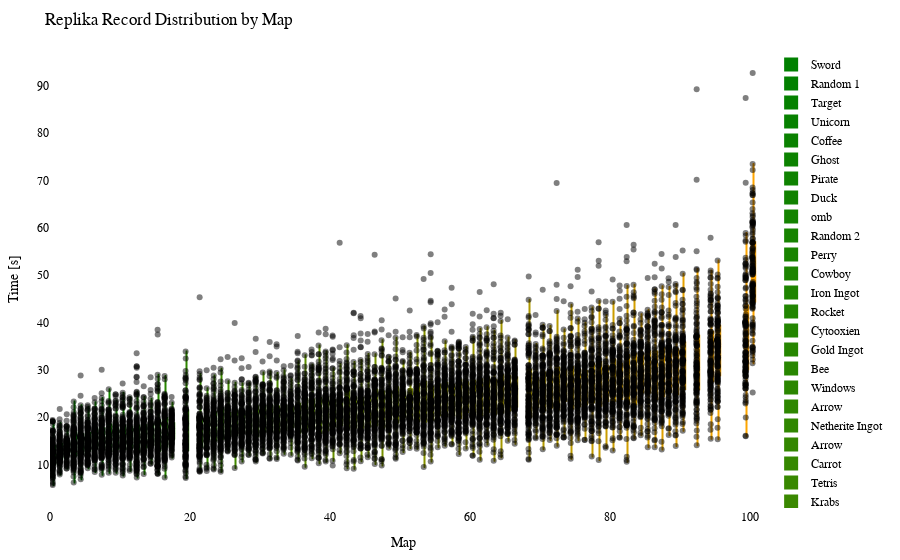

Notebook source saved alongside this figure:
### Code cell
import plotly.graph_objects as go
import plotly.io as pio
from matplotlib.colors import LinearSegmentedColormap, to_hex

df = getRecordsDataframe(minigame="Replika")

# sort df columns by mean value 
df = df.reindex(df.mean().sort_values().index, axis=1)

# drop sum column
df = df.drop(columns=["Sum"])

# replace 25 with NaN
df = df.replace(25, np.nan)

# remove "ms " from column names
df.columns = df.columns.str.replace('ms ', '')

# Exclude the first column (assuming it's the column you don't want to include)
df_to_html = df.iloc[:, 1:]

# Calculate the offset for centering the data points
num_columns = len(df_to_html.columns)
offset = 0.5

# Create a green to orange gradient
cmap = LinearSegmentedColormap.from_list("green_orange", ["green", "orange"])
colors = [to_hex(cmap(i / (num_columns - 1))) for i in range(num_columns)]

# Create a Swarm plot using Plotly
fig = go.Figure()

for i, (column, color) in enumerate(zip(df_to_html.columns, colors)):
    x_values = [i + offset] * len(df_to_html[column])  # Adjust x-values with offset for horizontal centering
    fig.add_trace(go.Box(x=x_values,
                         y=df_to_html[column],
                         name=column,
                         boxpoints='all',
                         pointpos=-0.5,  # Adjust point position to prevent overlapping
                         marker=dict(color='rgba(0,0,0,0.5)', size=6),  # Adjust marker color and size
                         line=dict(color=color),
                         fillcolor=color,
                         hovertext=df_to_html.index,
                         hoverinfo='name+text+y',
                         showlegend=True))

fig.update_layout(title="Replika Record Distribution by Map",
                  xaxis=dict(title="Map"),
                  yaxis=dict(title="Time [s]"),
                  showlegend=True,
                  font=dict(family="Arial", size=12, color="black"),  # Customize font
                  plot_bgcolor="white",  # Set background color
                  margin=dict(l=50, r=50, t=50, b=50),  # Adjust margins for better layout
                  )

# Show the figure
fig.show()

# Export the plot to an HTML file
pio.write_html(fig, "out/repl_swarm_plot.html")

### Figure 1 — Plotly figure (JSON) as saved in the notebook; plotly's stock layout.template omitted (floating-point values rounded to 4 significant figures; data arrays with more than 128 entries replaced by an {"elided": "..."} marker saying what was removed)
{"data": [{"boxpoints": "all", "fillcolor": "#008000", "hoverinfo": "name+text+y", "hovertext": {"elided": "212 str values"}, "line": {"color": "#008000"}, "marker": {"color": "rgba(0,0,0,0.5)", "size": 6}, "name": "Sword", "pointpos": -0.5, "showlegend": true, "type": "box", "x": {"elided": "212 float values"}, "y": {"elided": "212 float values"}}, {"boxpoints": "all", "fillcolor": "#028000", "hoverinfo": "name+text+y", "hovertext": {"elided": "212 str values"}, "line": {"color": "#028000"}, "marker": {"color": "rgba(0,0,0,0.5)", "size": 6}, "name": "Random 1", "pointpos": -0.5, "showlegend": true, "type": "box", "x": {"elided": "212 float values"}, "y": {"elided": "212 float values"}}, {"boxpoints": "all", "fillcolor": "#058100", "hoverinfo": "name+text+y", "hovertext": {"elided": "212 str values"}, "line": {"color": "#058100"}, "marker": {"color": "rgba(0,0,0,0.5)", "size": 6}, "name": "Target", "pointpos": -0.5, "showlegend": true, "type": "box", "x": {"elided": "212 float values"}, "y": {"elided": "212 float values"}}, {"boxpoints": "all", "fillcolor": "#078100", "hoverinfo": "name+text+y", "hovertext": {"elided": "212 str values"}, "line": {"color": "#078100"}, "marker": {"color": "rgba(0,0,0,0.5)", "size": 6}, "name": "Unicorn", "pointpos": -0.5, "showlegend": true, "type": "box", "x": {"elided": "212 float values"}, "y": {"elided": "212 float values"}}, {"boxpoints": "all", "fillcolor": "#0a8100", "hoverinfo": "name+text+y", "hovertext": {"elided": "212 str values"}, "line": {"color": "#0a8100"}, "marker": {"color": "rgba(0,0,0,0.5)", "size": 6}, "name": "Coffee", "pointpos": -0.5, "showlegend": true, "type": "box", "x": {"elided": "212 float values"}, "y": {"elided": "212 float values"}}, {"boxpoints": "all", "fillcolor": "#0c8200", "hoverinfo": "name+text+y", "hovertext": {"elided": "212 str values"}, "line": {"color": "#0c8200"}, "marker": {"color": "rgba(0,0,0,0.5)", "size": 6}, "name": "Ghost", "pointpos": -0.5, "showlegend": true, "type": "box", "x": {"elided": "212 float values"}, "y": {"elided": "212 float values"}}, {"boxpoints": "all", "fillcolor": "#0f8200", "hoverinfo": "name+text+y", "hovertext": {"elided": "212 str values"}, "line": {"color": "#0f8200"}, "marker": {"color": "rgba(0,0,0,0.5)", "size": 6}, "name": "Pirate", "pointpos": -0.5, "showlegend": true, "type": "box", "x": {"elided": "212 float values"}, "y": {"elided": "212 float values"}}, {"boxpoints": "all", "fillcolor": "#118200", "hoverinfo": "name+text+y", "hovertext": {"elided": "212 str values"}, "line": {"color": "#118200"}, "marker": {"color": "rgba(0,0,0,0.5)", "size": 6}, "name": "Duck", "pointpos": -0.5, "showlegend": true, "type": "box", "x": {"elided": "212 float values"}, "y": {"elided": "212 float values"}}, {"boxpoints": "all", "fillcolor": "#148300", "hoverinfo": "name+text+y", "hovertext": {"elided": "212 str values"}, "line": {"color": "#148300"}, "marker": {"color": "rgba(0,0,0,0.5)", "size": 6}, "name": "omb", "pointpos": -0.5, "showlegend": true, "type": "box", "x": {"elided": "212 float values"}, "y": {"elided": "212 float values"}}, {"boxpoints": "all", "fillcolor": "#178300", "hoverinfo": "name+text+y", "hovertext": {"elided": "212 str values"}, "line": {"color": "#178300"}, "marker": {"color": "rgba(0,0,0,0.5)", "size": 6}, "name": "Random 2", "pointpos": -0.5, "showlegend": true, "type": "box", "x": {"elided": "212 float values"}, "y": {"elided": "212 float values"}}, {"boxpoints": "all", "fillcolor": "#198400", "hoverinfo": "name+text+y", "hovertext": {"elided": "212 str values"}, "line": {"color": "#198400"}, "marker": {"color": "rgba(0,0,0,0.5)", "size": 6}, "name": "Perry", "pointpos": -0.5, "showlegend": true, "type": "box", "x": {"elided": "212 float values"}, "y": {"elided": "212 float values"}}, {"boxpoints": "all", "fillcolor": "#1c8400", "hoverinfo": "name+text+y", "hovertext": {"elided": "212 str values"}, "line": {"color": "#1c8400"}, "marker": {"color": "rgba(0,0,0,0.5)", "size": 6}, "name": "Cowboy", "pointpos": -0.5, "showlegend": true, "type": "box", "x": {"elided": "212 float values"}, "y": {"elided": "212 float values"}}, {"boxpoints": "all", "fillcolor": "#1e8400", "hoverinfo": "name+text+y", "hovertext": {"elided": "212 str values"}, "line": {"color": "#1e8400"}, "marker": {"color": "rgba(0,0,0,0.5)", "size": 6}, "name": "Iron Ingot", "pointpos": -0.5, "showlegend": true, "type": "box", "x": {"elided": "212 float values"}, "y": {"elided": "212 float values"}}, {"boxpoints": "all", "fillcolor": "#218500", "hoverinfo": "name+text+y", "hovertext": {"elided": "212 str values"}, "line": {"color": "#218500"}, "marker": {"color": "rgba(0,0,0,0.5)", "size": 6}, "name": "Rocket", "pointpos": -0.5, "showlegend": true, "type": "box", "x": {"elided": "212 float values"}, "y": {"elided": "212 float values"}}, {"boxpoints": "all", "fillcolor": "#238500", "hoverinfo": "name+text+y", "hovertext": {"elided": "212 str values"}, "line": {"color": "#238500"}, "marker": {"color": "rgba(0,0,0,0.5)", "size": 6}, "name": "Cytooxien", "pointpos": -0.5, "showlegend": true, "type": "box", "x": {"elided": "212 float values"}, "y": {"elided": "212 float values"}}, {"boxpoints": "all", "fillcolor": "#268600", "hoverinfo": "name+text+y", "hovertext": {"elided": "212 str values"}, "line": {"color": "#268600"}, "marker": {"color": "rgba(0,0,0,0.5)", "size": 6}, "name": "Gold Ingot", "pointpos": -0.5, "showlegend": true, "type": "box", "x": {"elided": "212 float values"}, "y": {"elided": "212 float values"}}, {"boxpoints": "all", "fillcolor": "#288600", "hoverinfo": "name+text+y", "hovertext": {"elided": "212 str values"}, "line": {"color": "#288600"}, "marker": {"color": "rgba(0,0,0,0.5)", "size": 6}, "name": "Bee", "pointpos": -0.5, "showlegend": true, "type": "box", "x": {"elided": "212 float values"}, "y": {"elided": "212 float values"}}, {"boxpoints": "all", "fillcolor": "#2b8600", "hoverinfo": "name+text+y", "hovertext": {"elided": "212 str values"}, "line": {"color": "#2b8600"}, "marker": {"color": "rgba(0,0,0,0.5)", "size": 6}, "name": "Windows", "pointpos": -0.5, "showlegend": true, "type": "box", "x": {"elided": "212 float values"}, "y": {"elided": "212 float values"}}, {"boxpoints": "all", "fillcolor": "#2e8700", "hoverinfo": "name+text+y", "hovertext": {"elided": "212 str values"}, "line": {"color": "#2e8700"}, "marker": {"color": "rgba(0,0,0,0.5)", "size": 6}, "name": "Arrow", "pointpos": -0.5, "showlegend": true, "type": "box", "x": {"elided": "212 float values"}, "y": {"elided": "212x2 float values"}}, {"boxpoints": "all", "fillcolor": "#308700", "hoverinfo": "name+text+y", "hovertext": {"elided": "212 str values"}, "line": {"color": "#308700"}, "marker": {"color": "rgba(0,0,0,0.5)", "size": 6}, "name": "Netherite Ingot", "pointpos": -0.5, "showlegend": true, "type": "box", "x": {"elided": "212 float values"}, "y": {"elided": "212 float values"}}, {"boxpoints": "all", "fillcolor": "#338700", "hoverinfo": "name+text+y", "hovertext": {"elided": "212 str values"}, "line": {"color": "#338700"}, "marker": {"color": "rgba(0,0,0,0.5)", "size": 6}, "name": "Arrow", "pointpos": -0.5, "showlegend": true, "type": "box", "x": {"elided": "212 float values"}, "y": {"elided": "212x2 float values"}}, {"boxpoints": "all", "fillcolor": "#358800", "hoverinfo": "name+text+y", "hovertext": {"elided": "212 str values"}, "line": {"color": "#358800"}, "marker": {"color": "rgba(0,0,0,0.5)", "size": 6}, "name": "Carrot", "pointpos": -0.5, "showlegend": true, "type": "box", "x": {"elided": "212 float values"}, "y": {"elided": "212 float values"}}, {"boxpoints": "all", "fillcolor": "#388800", "hoverinfo": "name+text+y", "hovertext": {"elided": "212 str values"}, "line": {"color": "#388800"}, "marker": {"color": "rgba(0,0,0,0.5)", "size": 6}, "name": "Tetris", "pointpos": -0.5, "showlegend": true, "type": "box", "x": {"elided": "212 float values"}, "y": {"elided": "212 float values"}}, {"boxpoints": "all", "fillcolor": "#3a8800", "hoverinfo": "name+text+y", "hovertext": {"elided": "212 str values"}, "line": {"color": "#3a8800"}, "marker": {"color": "rgba(0,0,0,0.5)", "size": 6}, "name": "Krabs", "pointpos": -0.5, "showlegend": true, "type": "box", "x": {"elided": "212 float values"}, "y": {"elided": "212 float values"}}, {"boxpoints": "all", "fillcolor": "#3d8900", "hoverinfo": "name+text+y", "hovertext": {"elided": "212 str values"}, "line": {"color": "#3d8900"}, "marker": {"color": "rgba(0,0,0,0.5)", "size": 6}, "name": "Poppy", "pointpos": -0.5, "showlegend": true, "type": "box", "x": {"elided": "212 float values"}, "y": {"elided": "212 float values"}}, {"boxpoints": "all", "fillcolor": "#408900", "hoverinfo": "name+text+y", "hovertext": {"elided": "212 str values"}, "line": {"color": "#408900"}, "marker": {"color": "rgba(0,0,0,0.5)", "size": 6}, "name": "Cookie", "pointpos": -0.5, "showlegend": true, "type": "box", "x": {"elided": "212 float values"}, "y": {"elided": "212 float values"}}, {"boxpoints": "all", "fillcolor": "#428a00", "hoverinfo": "name+text+y", "hovertext": {"elided": "212 str values"}, "line": {"color": "#428a00"}, "marker": {"color": "rgba(0,0,0,0.5)", "size": 6}, "name": "Koopa", "pointpos": -0.5, "showlegend": true, "type": "box", "x": {"elided": "212 float values"}, "y": {"elided": "212 float values"}}, {"boxpoints": "all", "fillcolor": "#458a00", "hoverinfo": "name+text+y", "hovertext": {"elided": "212 str values"}, "line": {"color": "#458a00"}, "marker": {"color": "rgba(0,0,0,0.5)", "size": 6}, "name": "Water Temple", "pointpos": -0.5, "showlegend": true, "type": "box", "x": {"elided": "212 float values"}, "y": {"elided": "212 float values"}}, {"boxpoints": "all", "fillcolor": "#478a00", "hoverinfo": "name+text+y", "hovertext": {"elided": "212 str values"}, "line": {"color": "#478a00"}, "marker": {"color": "rgba(0,0,0,0.5)", "size": 6}, "name": "Twitch", "pointpos": -0.5, "showlegend": true, "type": "box", "x": {"elided": "212 float values"}, "y": {"elided": "212 float values"}}, {"boxpoints": "all", "fillcolor": "#4a8b00", "hoverinfo": "name+text+y", "hovertext": {"elided": "212 str values"}, "line": {"color": "#4a8b00"}, "marker": {"color": "rgba(0,0,0,0.5)", "size": 6}, "name": "Pacman Ghost", "pointpos": -0.5, "showlegend": true, "type": "box", "x": {"elided": "212 float values"}, "y": {"elided": "212 float values"}}, {"boxpoints": "all", "fillcolor": "#4c8b00", "hoverinfo": "name+text+y", "hovertext": {"elided": "212 str values"}, "line": {"color": "#4c8b00"}, "marker": {"color": "rgba(0,0,0,0.5)", "size": 6}, "name": "Diskette", "pointpos": -0.5, "showlegend": true, "type": "box", "x": {"elided": "212 float values"}, "y": {"elided": "212 float values"}}, {"boxpoints": "all", "fillcolor": "#4f8b00", "hoverinfo": "name+text+y", "hovertext": {"elided": "212 str values"}, "line": {"color": "#4f8b00"}, "marker": {"color": "rgba(0,0,0,0.5)", "size": 6}, "name": "Mario", "pointpos": -0.5, "showlegend": true, "type": "box", "x": {"elided": "212 float values"}, "y": {"elided": "212 float values"}}, {"boxpoints": "all", "fillcolor": "#518c00", "hoverinfo": "name+text+y", "hovertext": {"elided": "212 str values"}, "line": {"color": "#518c00"}, "marker": {"color": "rgba(0,0,0,0.5)", "size": 6}, "name": "Controller", "pointpos": -0.5, "showlegend": true, "type": "box", "x": {"elided": "212 float values"}, "y": {"elided": "212 float values"}}, {"boxpoints": "all", "fillcolor": "#548c00", "hoverinfo": "name+text+y", "hovertext": {"elided": "212 str values"}, "line": {"color": "#548c00"}, "marker": {"color": "rgba(0,0,0,0.5)", "size": 6}, "name": "Poke Ball", "pointpos": -0.5, "showlegend": true, "type": "box", "x": {"elided": "212 float values"}, "y": {"elided": "212 float values"}}, {"boxpoints": "all", "fillcolor": "#578d00", "hoverinfo": "name+text+y", "hovertext": {"elided": "212 str values"}, "line": {"color": "#578d00"}, "marker": {"color": "rgba(0,0,0,0.5)", "size": 6}, "name": "Camera", "pointpos": -0.5, "showlegend": true, "type": "box", "x": {"elided": "212 float values"}, "y": {"elided": "212 float values"}}, {"boxpoints": "all", "fillcolor": "#598d00", "hoverinfo": "name+text+y", "hovertext": {"elided": "212 str values"}, "line": {"color": "#598d00"}, "marker": {"color": "rgba(0,0,0,0.5)", "size": 6}, "name": "House", "pointpos": -0.5, "showlegend": true, "type": "box", "x": {"elided": "212 float values"}, "y": {"elided": "212 float values"}}, {"boxpoints": "all", "fillcolor": "#5c8d00", "hoverinfo": "name+text+y", "hovertext": {"elided": "212 str values"}, "line": {"color": "#5c8d00"}, "marker": {"color": "rgba(0,0,0,0.5)", "size": 6}, "name": "Caterpie", "pointpos": -0.5, "showlegend": true, "type": "box", "x": {"elided": "212 float values"}, "y": {"elided": "212 float values"}}, {"boxpoints": "all", "fillcolor": "#5e8e00", "hoverinfo": "name+text+y", "hovertext": {"elided": "212 str values"}, "line": {"color": "#5e8e00"}, "marker": {"color": "rgba(0,0,0,0.5)", "size": 6}, "name": "YouTube", "pointpos": -0.5, "showlegend": true, "type": "box", "x": {"elided": "212 float values"}, "y": {"elided": "212 float values"}}, {"boxpoints": "all", "fillcolor": "#618e00", "hoverinfo": "name+text+y", "hovertext": {"elided": "212 str values"}, "line": {"color": "#618e00"}, "marker": {"color": "rgba(0,0,0,0.5)", "size": 6}, "name": "Sonic", "pointpos": -0.5, "showlegend": true, "type": "box", "x": {"elided": "212 float values"}, "y": {"elided": "212 float values"}}, {"boxpoints": "all", "fillcolor": "#638e00", "hoverinfo": "name+text+y", "hovertext": {"elided": "212 str values"}, "line": {"color": "#638e00"}, "marker": {"color": "rgba(0,0,0,0.5)", "size": 6}, "name": "Chicken", "pointpos": -0.5, "showlegend": true, "type": "box", "x": {"elided": "212 float values"}, "y": {"elided": "212 float values"}}, {"boxpoints": "all", "fillcolor": "#668f00", "hoverinfo": "name+text+y", "hovertext": {"elided": "212 str values"}, "line": {"color": "#668f00"}, "marker": {"color": "rgba(0,0,0,0.5)", "size": 6}, "name": "Parrot", "pointpos": -0.5, "showlegend": true, "type": "box", "x": {"elided": "212 float values"}, "y": {"elided": "212 float values"}}, {"boxpoints": "all", "fillcolor": "#688f00", "hoverinfo": "name+text+y", "hovertext": {"elided": "212 str values"}, "line": {"color": "#688f00"}, "marker": {"color": "rgba(0,0,0,0.5)", "size": 6}, "name": "Twitter", "pointpos": -0.5, "showlegend": true, "type": "box", "x": {"elided": "212 float values"}, "y": {"elided": "212 float values"}}, {"boxpoints": "all", "fillcolor": "#6b9000", "hoverinfo": "name+text+y", "hovertext": {"elided": "212 str values"}, "line": {"color": "#6b9000"}, "marker": {"color": "rgba(0,0,0,0.5)", "size": 6}, "name": "Excavator", "pointpos": -0.5, "showlegend": true, "type": "box", "x": {"elided": "212 float values"}, "y": {"elided": "212 float values"}}, {"boxpoints": "all", "fillcolor": "#6e9000", "hoverinfo": "name+text+y", "hovertext": {"elided": "212 str values"}, "line": {"color": "#6e9000"}, "marker": {"color": "rgba(0,0,0,0.5)", "size": 6}, "name": "Baby Yoda", "pointpos": -0.5, "showlegend": true, "type": "box", "x": {"elided": "212 float values"}, "y": {"elided": "212 float values"}}, {"boxpoints": "all", "fillcolor": "#709000", "hoverinfo": "name+text+y", "hovertext": {"elided": "212 str values"}, "line": {"color": "#709000"}, "marker": {"color": "rgba(0,0,0,0.5)", "size": 6}, "name": "Frog", "pointpos": -0.5, "showlegend": true, "type": "box", "x": {"elided": "212 float values"}, "y": {"elided": "212 float values"}}, {"boxpoints": "all", "fillcolor": "#739100", "hoverinfo": "name+text+y", "hovertext": {"elided": "212 str values"}, "line": {"color": "#739100"}, "marker": {"color": "rgba(0,0,0,0.5)", "size": 6}, "name": "of Meat", "pointpos": -0.5, "showlegend": true, "type": "box", "x": {"elided": "212 float values"}, "y": {"elided": "212 float values"}}, {"boxpoints": "all", "fillcolor": "#759100", "hoverinfo": "name+text+y", "hovertext": {"elided": "212 str values"}, "line": {"color": "#759100"}, "marker": {"color": "rgba(0,0,0,0.5)", "size": 6}, "name": "Egg", "pointpos": -0.5, "showlegend": true, "type": "box", "x": {"elided": "212 float values"}, "y": {"elided": "212 float values"}}, {"boxpoints": "all", "fillcolor": "#789100", "hoverinfo": "name+text+y", "hovertext": {"elided": "212 str values"}, "line": {"color": "#789100"}, "marker": {"color": "rgba(0,0,0,0.5)", "size": 6}, "name": "Fox", "pointpos": -0.5, "showlegend": true, "type": "box", "x": {"elided": "212 float values"}, "y": {"elided": "212 float values"}}, {"boxpoints": "all", "fillcolor": "#7a9200", "hoverinfo": "name+text+y", "hovertext": {"elided": "212 str values"}, "line": {"color": "#7a9200"}, "marker": {"color": "rgba(0,0,0,0.5)", "size": 6}, "name": "Thinking", "pointpos": -0.5, "showlegend": true, "type": "box", "x": {"elided": "212 float values"}, "y": {"elided": "212 float values"}}, {"boxpoints": "all", "fillcolor": "#7d9200", "hoverinfo": "name+text+y", "hovertext": {"elided": "212 str values"}, "line": {"color": "#7d9200"}, "marker": {"color": "rgba(0,0,0,0.5)", "size": 6}, "name": "The Sea", "pointpos": -0.5, "showlegend": true, "type": "box", "x": {"elided": "212 float values"}, "y": {"elided": "212 float values"}}, {"boxpoints": "all", "fillcolor": "#809300", "hoverinfo": "name+text+y", "hovertext": {"elided": "212 str values"}, "line": {"color": "#809300"}, "marker": {"color": "rgba(0,0,0,0.5)", "size": 6}, "name": "Thinking 2", "pointpos": -0.5, "showlegend": true, "type": "box", "x": {"elided": "212 float values"}, "y": {"elided": "212 float values"}}, {"boxpoints": "all", "fillcolor": "#829300", "hoverinfo": "name+text+y", "hovertext": {"elided": "212 str values"}, "line": {"color": "#829300"}, "marker": {"color": "rgba(0,0,0,0.5)", "size": 6}, "name": "ppHop 2", "pointpos": -0.5, "showlegend": true, "type": "box", "x": {"elided": "212 float values"}, "y": {"elided": "212 float values"}}, {"boxpoints": "all", "fillcolor": "#859300", "hoverinfo": "name+text+y", "hovertext": {"elided": "212 str values"}, "line": {"color": "#859300"}, "marker": {"color": "rgba(0,0,0,0.5)", "size": 6}, "name": "Tree", "pointpos": -0.5, "showlegend": true, "type": "box", "x": {"elided": "212 float values"}, "y": {"elided": "212 float values"}}, {"boxpoints": "all", "fillcolor": "#879400", "hoverinfo": "name+text+y", "hovertext": {"elided": "212 str values"}, "line": {"color": "#879400"}, "marker": {"color": "rgba(0,0,0,0.5)", "size": 6}, "name": "Sheep", "pointpos": -0.5, "showlegend": true, "type": "box", "x": {"elided": "212 float values"}, "y": {"elided": "212 float values"}}, {"boxpoints": "all", "fillcolor": "#8a9400", "hoverinfo": "name+text+y", "hovertext": {"elided": "212 str values"}, "line": {"color": "#8a9400"}, "marker": {"color": "rgba(0,0,0,0.5)", "size": 6}, "name": "Pizza", "pointpos": -0.5, "showlegend": true, "type": "box", "x": {"elided": "212 float values"}, "y": {"elided": "212 float values"}}, {"boxpoints": "all", "fillcolor": "#8c9400", "hoverinfo": "name+text+y", "hovertext": {"elided": "212 str values"}, "line": {"color": "#8c9400"}, "marker": {"color": "rgba(0,0,0,0.5)", "size": 6}, "name": "Skeleton", "pointpos": -0.5, "showlegend": true, "type": "box", "x": {"elided": "212 float values"}, "y": {"elided": "212 float values"}}, {"boxpoints": "all", "fillcolor": "#8f9500", "hoverinfo": "name+text+y", "hovertext": {"elided": "212 str values"}, "line": {"color": "#8f9500"}, "marker": {"color": "rgba(0,0,0,0.5)", "size": 6}, "name": "Heart", "pointpos": -0.5, "showlegend": true, "type": "box", "x": {"elided": "212 float values"}, "y": {"elided": "212 float values"}}, {"boxpoints": "all", "fillcolor": "#919500", "hoverinfo": "name+text+y", "hovertext": {"elided": "212 str values"}, "line": {"color": "#919500"}, "marker": {"color": "rgba(0,0,0,0.5)", "size": 6}, "name": "Up", "pointpos": -0.5, "showlegend": true, "type": "box", "x": {"elided": "212 float values"}, "y": {"elided": "212 float values"}}, {"boxpoints": "all", "fillcolor": "#949500", "hoverinfo": "name+text+y", "hovertext": {"elided": "212 str values"}, "line": {"color": "#949500"}, "marker": {"color": "rgba(0,0,0,0.5)", "size": 6}, "name": "French Fries", "pointpos": -0.5, "showlegend": true, "type": "box", "x": {"elided": "212 float values"}, "y": {"elided": "212 float values"}}, {"boxpoints": "all", "fillcolor": "#979600", "hoverinfo": "name+text+y", "hovertext": {"elided": "212 str values"}, "line": {"color": "#979600"}, "marker": {"color": "rgba(0,0,0,0.5)", "size": 6}, "name": "Among Us", "pointpos": -0.5, "showlegend": true, "type": "box", "x": {"elided": "212 float values"}, "y": {"elided": "212 float values"}}, {"boxpoints": "all", "fillcolor": "#999600", "hoverinfo": "name+text+y", "hovertext": {"elided": "212 str values"}, "line": {"color": "#999600"}, "marker": {"color": "rgba(0,0,0,0.5)", "size": 6}, "name": "Mountain", "pointpos": -0.5, "showlegend": true, "type": "box", "x": {"elided": "212 float values"}, "y": {"elided": "212 float values"}}, {"boxpoints": "all", "fillcolor": "#9c9700", "hoverinfo": "name+text+y", "hovertext": {"elided": "212 str values"}, "line": {"color": "#9c9700"}, "marker": {"color": "rgba(0,0,0,0.5)", "size": 6}, "name": "Wizard", "pointpos": -0.5, "showlegend": true, "type": "box", "x": {"elided": "212 float values"}, "y": {"elided": "212 float values"}}, {"boxpoints": "all", "fillcolor": "#9e9700", "hoverinfo": "name+text+y", "hovertext": {"elided": "212 str values"}, "line": {"color": "#9e9700"}, "marker": {"color": "rgba(0,0,0,0.5)", "size": 6}, "name": "Hourglass", "pointpos": -0.5, "showlegend": true, "type": "box", "x": {"elided": "212 float values"}, "y": {"elided": "212 float values"}}, {"boxpoints": "all", "fillcolor": "#a19700", "hoverinfo": "name+text+y", "hovertext": {"elided": "212 str values"}, "line": {"color": "#a19700"}, "marker": {"color": "rgba(0,0,0,0.5)", "size": 6}, "name": "Cherry", "pointpos": -0.5, "showlegend": true, "type": "box", "x": {"elided": "212 float values"}, "y": {"elided": "212 float values"}}, {"boxpoints": "all", "fillcolor": "#a39800", "hoverinfo": "name+text+y", "hovertext": {"elided": "212 str values"}, "line": {"color": "#a39800"}, "marker": {"color": "rgba(0,0,0,0.5)", "size": 6}, "name": "Eevee", "pointpos": -0.5, "showlegend": true, "type": "box", "x": {"elided": "212 float values"}, "y": {"elided": "212 float values"}}, {"boxpoints": "all", "fillcolor": "#a69800", "hoverinfo": "name+text+y", "hovertext": {"elided": "212 str values"}, "line": {"color": "#a69800"}, "marker": {"color": "rgba(0,0,0,0.5)", "size": 6}, "name": "Galaxian Alien", "pointpos": -0.5, "showlegend": true, "type": "box", "x": {"elided": "212 float values"}, "y": {"elided": "212 float values"}}, {"boxpoints": "all", "fillcolor": "#a89800", "hoverinfo": "name+text+y", "hovertext": {"elided": "212 str values"}, "line": {"color": "#a89800"}, "marker": {"color": "rgba(0,0,0,0.5)", "size": 6}, "name": "Blue Monster", "pointpos": -0.5, "showlegend": true, "type": "box", "x": {"elided": "212 float values"}, "y": {"elided": "212 float values"}}, {"boxpoints": "all", "fillcolor": "#ab9900", "hoverinfo": "name+text+y", "hovertext": {"elided": "212 str values"}, "line": {"color": "#ab9900"}, "marker": {"color": "rgba(0,0,0,0.5)", "size": 6}, "name": "Cow", "pointpos": -0.5, "showlegend": true, "type": "box", "x": {"elided": "212 float values"}, "y": {"elided": "212x2 float values"}}, {"boxpoints": "all", "fillcolor": "#ae9900", "hoverinfo": "name+text+y", "hovertext": {"elided": "212 str values"}, "line": {"color": "#ae9900"}, "marker": {"color": "rgba(0,0,0,0.5)", "size": 6}, "name": "Penguin", "pointpos": -0.5, "showlegend": true, "type": "box", "x": {"elided": "212 float values"}, "y": {"elided": "212 float values"}}, {"boxpoints": "all", "fillcolor": "#b09a00", "hoverinfo": "name+text+y", "hovertext": {"elided": "212 str values"}, "line": {"color": "#b09a00"}, "marker": {"color": "rgba(0,0,0,0.5)", "size": 6}, "name": "Spider", "pointpos": -0.5, "showlegend": true, "type": "box", "x": {"elided": "212 float values"}, "y": {"elided": "212 float values"}}, {"boxpoints": "all", "fillcolor": "#b39a00", "hoverinfo": "name+text+y", "hovertext": {"elided": "212 str values"}, "line": {"color": "#b39a00"}, "marker": {"color": "rgba(0,0,0,0.5)", "size": 6}, "name": "ppHop 1", "pointpos": -0.5, "showlegend": true, "type": "box", "x": {"elided": "212 float values"}, "y": {"elided": "212 float values"}}, {"boxpoints": "all", "fillcolor": "#b59a00", "hoverinfo": "name+text+y", "hovertext": {"elided": "212 str values"}, "line": {"color": "#b59a00"}, "marker": {"color": "rgba(0,0,0,0.5)", "size": 6}, "name": "Turtle", "pointpos": -0.5, "showlegend": true, "type": "box", "x": {"elided": "212 float values"}, "y": {"elided": "212 float values"}}, {"boxpoints": "all", "fillcolor": "#b89b00", "hoverinfo": "name+text+y", "hovertext": {"elided": "212 str values"}, "line": {"color": "#b89b00"}, "marker": {"color": "rgba(0,0,0,0.5)", "size": 6}, "name": "Zombie", "pointpos": -0.5, "showlegend": true, "type": "box", "x": {"elided": "212 float values"}, "y": {"elided": "212 float values"}}, {"boxpoints": "all", "fillcolor": "#ba9b00", "hoverinfo": "name+text+y", "hovertext": {"elided": "212 str values"}, "line": {"color": "#ba9b00"}, "marker": {"color": "rgba(0,0,0,0.5)", "size": 6}, "name": "Slime", "pointpos": -0.5, "showlegend": true, "type": "box", "x": {"elided": "212 float values"}, "y": {"elided": "212 float values"}}, {"boxpoints": "all", "fillcolor": "#bd9b00", "hoverinfo": "name+text+y", "hovertext": {"elided": "212 str values"}, "line": {"color": "#bd9b00"}, "marker": {"color": "rgba(0,0,0,0.5)", "size": 6}, "name": "Mouse", "pointpos": -0.5, "showlegend": true, "type": "box", "x": {"elided": "212 float values"}, "y": {"elided": "212 float values"}}, {"boxpoints": "all", "fillcolor": "#c09c00", "hoverinfo": "name+text+y", "hovertext": {"elided": "212 str values"}, "line": {"color": "#c09c00"}, "marker": {"color": "rgba(0,0,0,0.5)", "size": 6}, "name": "muss los", "pointpos": -0.5, "showlegend": true, "type": "box", "x": {"elided": "212 float values"}, "y": {"elided": "212 float values"}}, {"boxpoints": "all", "fillcolor": "#c29c00", "hoverinfo": "name+text+y", "hovertext": {"elided": "212 str values"}, "line": {"color": "#c29c00"}, "marker": {"color": "rgba(0,0,0,0.5)", "size": 6}, "name": "Instagram", "pointpos": -0.5, "showlegend": true, "type": "box", "x": {"elided": "212 float values"}, "y": {"elided": "212 float values"}}, {"boxpoints": "all", "fillcolor": "#c59d00", "hoverinfo": "name+text+y", "hovertext": {"elided": "212 str values"}, "line": {"color": "#c59d00"}, "marker": {"color": "rgba(0,0,0,0.5)", "size": 6}, "name": "Skeleton Skull", "pointpos": -0.5, "showlegend": true, "type": "box", "x": {"elided": "212 float values"}, "y": {"elided": "212 float values"}}, {"boxpoints": "all", "fillcolor": "#c79d00", "hoverinfo": "name+text+y", "hovertext": {"elided": "212 str values"}, "line": {"color": "#c79d00"}, "marker": {"color": "rgba(0,0,0,0.5)", "size": 6}, "name": "Blinky", "pointpos": -0.5, "showlegend": true, "type": "box", "x": {"elided": "212 float values"}, "y": {"elided": "212 float values"}}, {"boxpoints": "all", "fillcolor": "#ca9d00", "hoverinfo": "name+text+y", "hovertext": {"elided": "212 str values"}, "line": {"color": "#ca9d00"}, "marker": {"color": "rgba(0,0,0,0.5)", "size": 6}, "name": "Charizard", "pointpos": -0.5, "showlegend": true, "type": "box", "x": {"elided": "212 float values"}, "y": {"elided": "212 float values"}}, {"boxpoints": "all", "fillcolor": "#cc9e00", "hoverinfo": "name+text+y", "hovertext": {"elided": "212 str values"}, "line": {"color": "#cc9e00"}, "marker": {"color": "rgba(0,0,0,0.5)", "size": 6}, "name": "Cake", "pointpos": -0.5, "showlegend": true, "type": "box", "x": {"elided": "212 float values"}, "y": {"elided": "212 float values"}}, {"boxpoints": "all", "fillcolor": "#cf9e00", "hoverinfo": "name+text+y", "hovertext": {"elided": "212 str values"}, "line": {"color": "#cf9e00"}, "marker": {"color": "rgba(0,0,0,0.5)", "size": 6}, "name": "Globe", "pointpos": -0.5, "showlegend": true, "type": "box", "x": {"elided": "212 float values"}, "y": {"elided": "212 float values"}}, {"boxpoints": "all", "fillcolor": "#d19e00", "hoverinfo": "name+text+y", "hovertext": {"elided": "212 str values"}, "line": {"color": "#d19e00"}, "marker": {"color": "rgba(0,0,0,0.5)", "size": 6}, "name": "Apple", "pointpos": -0.5, "showlegend": true, "type": "box", "x": {"elided": "212 float values"}, "y": {"elided": "212 float values"}}, {"boxpoints": "all", "fillcolor": "#d49f00", "hoverinfo": "name+text+y", "hovertext": {"elided": "212 str values"}, "line": {"color": "#d49f00"}, "marker": {"color": "rgba(0,0,0,0.5)", "size": 6}, "name": "Princess", "pointpos": -0.5, "showlegend": true, "type": "box", "x": {"elided": "212 float values"}, "y": {"elided": "212 float values"}}, {"boxpoints": "all", "fillcolor": "#d79f00", "hoverinfo": "name+text+y", "hovertext": {"elided": "212 str values"}, "line": {"color": "#d79f00"}, "marker": {"color": "rgba(0,0,0,0.5)", "size": 6}, "name": "TNT", "pointpos": -0.5, "showlegend": true, "type": "box", "x": {"elided": "212 float values"}, "y": {"elided": "212 float values"}}, {"boxpoints": "all", "fillcolor": "#d99f00", "hoverinfo": "name+text+y", "hovertext": {"elided": "212 str values"}, "line": {"color": "#d99f00"}, "marker": {"color": "rgba(0,0,0,0.5)", "size": 6}, "name": "Smurf", "pointpos": -0.5, "showlegend": true, "type": "box", "x": {"elided": "212 float values"}, "y": {"elided": "212 float values"}}, {"boxpoints": "all", "fillcolor": "#dca000", "hoverinfo": "name+text+y", "hovertext": {"elided": "212 str values"}, "line": {"color": "#dca000"}, "marker": {"color": "rgba(0,0,0,0.5)", "size": 6}, "name": "Kitty", "pointpos": -0.5, "showlegend": true, "type": "box", "x": {"elided": "212 float values"}, "y": {"elided": "212 float values"}}, {"boxpoints": "all", "fillcolor": "#dea000", "hoverinfo": "name+text+y", "hovertext": {"elided": "212 str values"}, "line": {"color": "#dea000"}, "marker": {"color": "rgba(0,0,0,0.5)", "size": 6}, "name": "Robin Hood", "pointpos": -0.5, "showlegend": true, "type": "box", "x": {"elided": "212 float values"}, "y": {"elided": "212 float values"}}, {"boxpoints": "all", "fillcolor": "#e1a100", "hoverinfo": "name+text+y", "hovertext": {"elided": "212 str values"}, "line": {"color": "#e1a100"}, "marker": {"color": "rgba(0,0,0,0.5)", "size": 6}, "name": "Mooshroom", "pointpos": -0.5, "showlegend": true, "type": "box", "x": {"elided": "212 float values"}, "y": {"elided": "212 float values"}}, {"boxpoints": "all", "fillcolor": "#e3a100", "hoverinfo": "name+text+y", "hovertext": {"elided": "212 str values"}, "line": {"color": "#e3a100"}, "marker": {"color": "rgba(0,0,0,0.5)", "size": 6}, "name": "Toad", "pointpos": -0.5, "showlegend": true, "type": "box", "x": {"elided": "212 float values"}, "y": {"elided": "212 float values"}}, {"boxpoints": "all", "fillcolor": "#e6a100", "hoverinfo": "name+text+y", "hovertext": {"elided": "212 str values"}, "line": {"color": "#e6a100"}, "marker": {"color": "rgba(0,0,0,0.5)", "size": 6}, "name": "Guardian", "pointpos": -0.5, "showlegend": true, "type": "box", "x": {"elided": "212 float values"}, "y": {"elided": "212 float values"}}, {"boxpoints": "all", "fillcolor": "#e8a200", "hoverinfo": "name+text+y", "hovertext": {"elided": "212 str values"}, "line": {"color": "#e8a200"}, "marker": {"color": "rgba(0,0,0,0.5)", "size": 6}, "name": "Doge", "pointpos": -0.5, "showlegend": true, "type": "box", "x": {"elided": "212 float values"}, "y": {"elided": "212x2 float values"}}, {"boxpoints": "all", "fillcolor": "#eba200", "hoverinfo": "name+text+y", "hovertext": {"elided": "212 str values"}, "line": {"color": "#eba200"}, "marker": {"color": "rgba(0,0,0,0.5)", "size": 6}, "name": "Ender Pearl", "pointpos": -0.5, "showlegend": true, "type": "box", "x": {"elided": "212 float values"}, "y": {"elided": "212 float values"}}, {"boxpoints": "all", "fillcolor": "#eea300", "hoverinfo": "name+text+y", "hovertext": {"elided": "212 str values"}, "line": {"color": "#eea300"}, "marker": {"color": "rgba(0,0,0,0.5)", "size": 6}, "name": "Cow", "pointpos": -0.5, "showlegend": true, "type": "box", "x": {"elided": "212 float values"}, "y": {"elided": "212x2 float values"}}, {"boxpoints": "all", "fillcolor": "#f0a300", "hoverinfo": "name+text+y", "hovertext": {"elided": "212 str values"}, "line": {"color": "#f0a300"}, "marker": {"color": "rgba(0,0,0,0.5)", "size": 6}, "name": "Kirby", "pointpos": -0.5, "showlegend": true, "type": "box", "x": {"elided": "212 float values"}, "y": {"elided": "212 float values"}}, {"boxpoints": "all", "fillcolor": "#f3a300", "hoverinfo": "name+text+y", "hovertext": {"elided": "212 str values"}, "line": {"color": "#f3a300"}, "marker": {"color": "rgba(0,0,0,0.5)", "size": 6}, "name": "Piranha Plant", "pointpos": -0.5, "showlegend": true, "type": "box", "x": {"elided": "212 float values"}, "y": {"elided": "212 float values"}}, {"boxpoints": "all", "fillcolor": "#f5a400", "hoverinfo": "name+text+y", "hovertext": {"elided": "212 str values"}, "line": {"color": "#f5a400"}, "marker": {"color": "rgba(0,0,0,0.5)", "size": 6}, "name": "Doge", "pointpos": -0.5, "showlegend": true, "type": "box", "x": {"elided": "212 float values"}, "y": {"elided": "212x2 float values"}}, {"boxpoints": "all", "fillcolor": "#f8a400", "hoverinfo": "name+text+y", "hovertext": {"elided": "212 str values"}, "line": {"color": "#f8a400"}, "marker": {"color": "rgba(0,0,0,0.5)", "size": 6}, "name": "Deadpool", "pointpos": -0.5, "showlegend": true, "type": "box", "x": {"elided": "212 float values"}, "y": {"elided": "212x2 float values"}}, {"boxpoints": "all", "fillcolor": "#faa400", "hoverinfo": "name+text+y", "hovertext": {"elided": "212 str values"}, "line": {"color": "#faa400"}, "marker": {"color": "rgba(0,0,0,0.5)", "size": 6}, "name": "Deadpool", "pointpos": -0.5, "showlegend": true, "type": "box", "x": {"elided": "212 float values"}, "y": {"elided": "212x2 float values"}}, {"boxpoints": "all", "fillcolor": "#fda500", "hoverinfo": "name+text+y", "hovertext": {"elided": "212 str values"}, "line": {"color": "#fda500"}, "marker": {"color": "rgba(0,0,0,0.5)", "size": 6}, "name": "Pikachu", "pointpos": -0.5, "showlegend": true, "type": "box", "x": {"elided": "212 float values"}, "y": {"elided": "212 float values"}}, {"boxpoints": "all", "fillcolor": "#ffa500", "hoverinfo": "name+text+y", "hovertext": {"elided": "212 str values"}, "line": {"color": "#ffa500"}, "marker": {"color": "rgba(0,0,0,0.5)", "size": 6}, "name": "Creeper", "pointpos": -0.5, "showlegend": true, "type": "box", "x": {"elided": "212 float values"}, "y": {"elided": "212 float values"}}], "layout": {"font": {"color": "black", "family": "Arial", "size": 12}, "margin": {"b": 50, "l": 50, "r": 50, "t": 50}, "plot_bgcolor": "white", "showlegend": true, "title": {"text": "Replika Record Distribution by Map"}, "xaxis": {"title": {"text": "Map"}}, "yaxis": {"title": {"text": "Time [s]"}}}}
